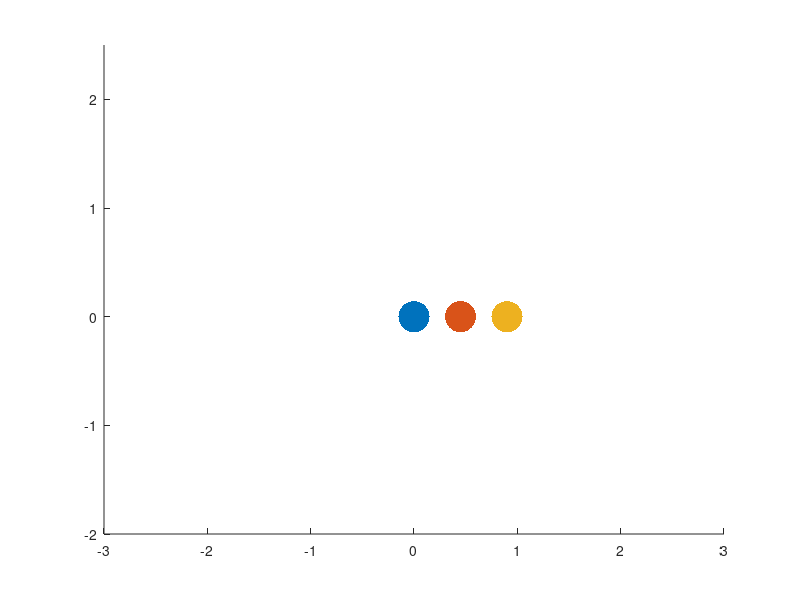

The MATLAB script that drew this image: (Note: this script raises an error after producing the figure.)
clc
clear all 
%close all
locs=[[0,0];
       [0.45,0];
       [0.9,0]];

des=[[0,0];
       [2,0];
       [1,sqrt(3)]];

L=[[2,-1,-1];
   [-1,2,-1];
   [-1,-1,2]]


yaw=[0,0,0];
dt=0.1;

x=[0,0.45,0.9];
y=[0,0,0];
marker_size=500;
% figure;

hold off
scatter(x(1), y(1),marker_size,"red",'filled');
hold on
scatter(x(2), y(2),marker_size,"blue",'filled');
scatter(x(3), y(3),marker_size,"green",'filled');
axis([-3 3 -2 2.5])
pause(0.1)
hold off


edge_dis=2;
while 1

    dist1=pdist2(locs(1,:), locs(2,:));
    dist2=pdist2(locs(2,:), locs(3,:));
    dist3=pdist2(locs(3,:), locs(1,:));

    
    scatter(x(1), y(1),marker_size,"red",'filled');
    hold on
    scatter(x(2), y(2),marker_size,"blue",'filled');
    scatter(x(3), y(3),marker_size,"green",'filled');
    axis([-3 3 -2 2.5])
    hold off
    pause(1)
    weights=[,dist2+dist1-1,dist3+dist2-1]
    u=-L*(locs-des);
    %u=-L*locs;
    for k=1:3
        u(k,:)=u(k,:).*weights(k);  
    
    end
    vx=[0,0,0];
    w=[0,0,0];
    for i=1:3
        vx(i)=cos(yaw(i))*u(i,1)+sin(yaw(i))*u(i,2);
        if abs(vx(i))>1
            vx(i)=sign(vx(i))*1;
        end
        w(i)=-sin(yaw(i))*u(i,1)+cos(yaw(i))*u(i,2);

    end


    yaw=yaw+w.*dt;
    % disp('next')
    % disp(vx)
    % disp(w)
    locs(:, 1)=locs(:,1)+vx'.*cos(yaw').*dt;
    locs(:, 2)=locs(:,2)+vx'.*sin(yaw').*dt;

    %disp(locs)

    x= locs(:, 1);
    y= locs(:, 2);

    
    if (abs(dist1-edge_dis)<0.1 && abs(dist2-edge_dis)<0.1 && abs(dist3-edge_dis)<0.1)
        hold off
        scatter(x(1), y(1),marker_size,"red",'filled');
        hold on
        scatter(x(2), y(2),marker_size,"blue",'filled');
        scatter(x(3), y(3),marker_size,"green",'filled');
        axis([-3 3 -2 2.5])
        a=[x',x(1)];
        b=[y',y(1)];
        %disp(size(a))
        plot(a', b', 'b-');
        break
    end

    
end


plot(x,y,'b-')




